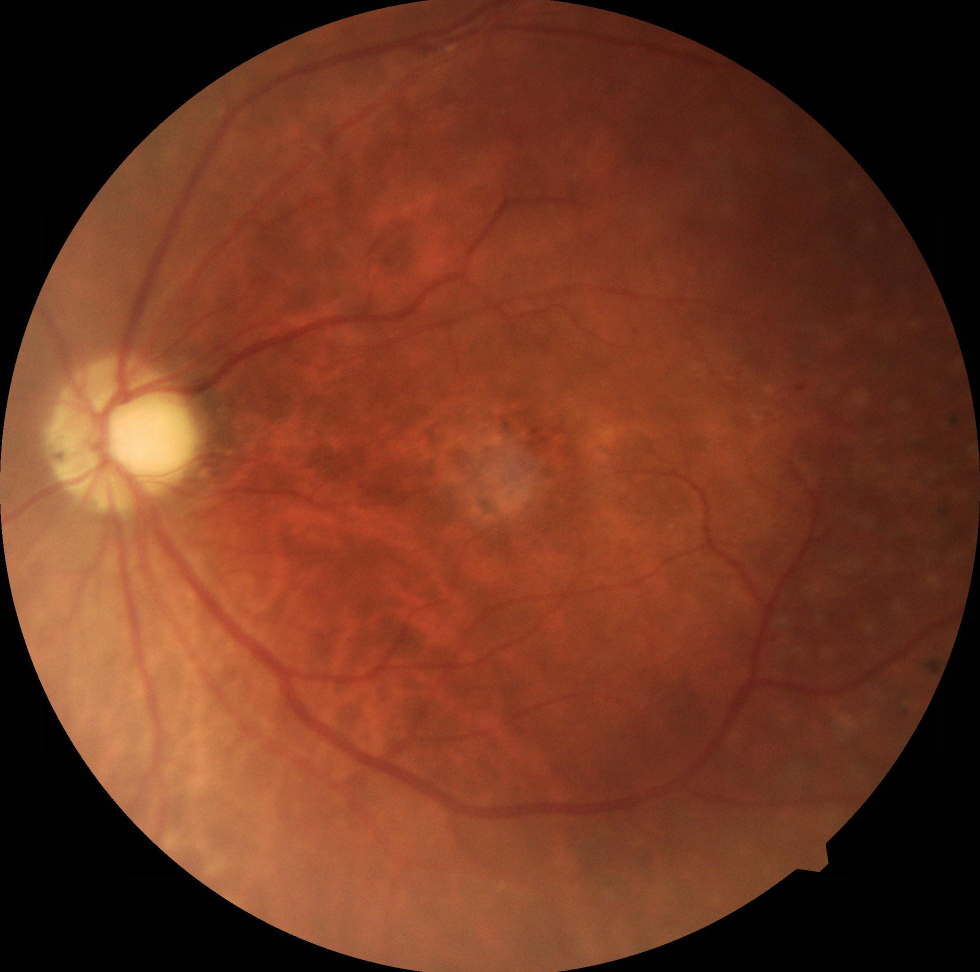
#> input picture assets/example_fundus.jpg, 1960 x 1944 px (shown at 1/2 size)
$ python biomarkers.py --image ../assets/example_fundus.jpg
#> lines starting #> are read from the running program, lines starting #| are printed output that depends on the picture; after the words box and inside, x2 and y2 are one past the last pixel; in counts of white or black regions, pixels touching at a corner belong together
# -*- coding: utf-8 -*-
"""
Interpretable retinal imaging biomarkers of anti-VEGF intolerance.

Computes, from a single color fundus photograph:
  - vascular density        : fraction of FOV occupied by the vessel mask
  - vascular skeleton length: normalized length of the vessel skeleton
  - vascular fractal dimension : box-counting fractal dimension of the vessels

Vessels are enhanced with CLAHE + morphological black-hat on the green channel.
PIL is used to read images (supports non-ASCII paths).
"""
import argparse
import numpy as np
import cv2
from PIL import Image
from skimage.morphology import skeletonize


def _fov_mask(gray):
    _, m = cv2.threshold(gray, 12, 255, cv2.THRESH_BINARY)
    return m > 0


def _vessel_mask(img_bgr, mask):
    g = img_bgr[:, :, 1]
    clahe = cv2.createCLAHE(clipLimit=2.0, tileGridSize=(8, 8))
    ge = clahe.apply(g)
    kernel = cv2.getStructuringElement(cv2.MORPH_ELLIPSE, (15, 15))
    bh = cv2.morphologyEx(ge, cv2.MORPH_BLACKHAT, kernel)
    _, vessel = cv2.threshold(bh, 15, 255, cv2.THRESH_BINARY)
    return (vessel > 0) & mask


def fractal_dimension(binary):
    """Box-counting fractal dimension of a binary structure.

    D = -slope of log N(eps) vs log eps, where N(eps) is the number of boxes of
    side eps that intersect the structure.
    """
    Z = binary > 0
    if Z.sum() == 0:
        return 0.0

    def boxcount(Z, k):
        S = np.add.reduceat(
            np.add.reduceat(Z, np.arange(0, Z.shape[0], k), axis=0),
            np.arange(0, Z.shape[1], k), axis=1)
        return len(np.where((S > 0) & (S < k * k))[0])

    sizes = 2 ** np.arange(1, 7)
    counts = [max(boxcount(Z, int(s)), 1) for s in sizes]
    coeffs = np.polyfit(np.log(sizes), np.log(counts), 1)
    return float(-coeffs[0])


def compute_biomarkers(image_path: str, size: int = 512) -> dict:
#> called with image_path = '../assets/example_fundus.jpg', size = 512
    pil = Image.open(image_path).convert("RGB")
#> pil is the input picture: PIL image 1960x1944 RGB; mean R, G, B 110.8, 54.3, 32.9
    img = cv2.cvtColor(np.array(pil), cv2.COLOR_RGB2BGR)
    img = cv2.resize(img, (size, size))
#> img: shape (512, 512, 3)
    gray = cv2.cvtColor(img, cv2.COLOR_BGR2GRAY)
    mask = _fov_mask(gray)
#> in _fov_mask, `_, m = cv2.threshold(gray, 12, 255, cv2.THRESH_BINARY)`:
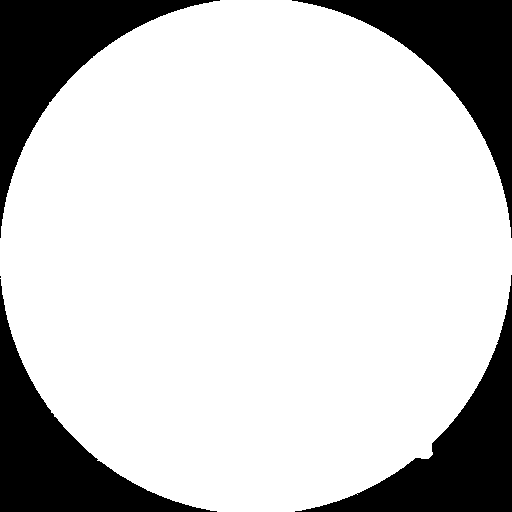
#> m: shape (512, 512); 79.3% white; 5 black regions (1 under 20 px), largest, box (x1, y1, x2, y2) and area: (292, 0, 512, 238) 13699, (0, 0, 220, 238) 13675, (0, 279, 217, 512) 13553, (295, 275, 512, 512) 13457
    area = max(int(mask.sum()), 1)
#> area = 207758

    vessel = _vessel_mask(img, mask)
#> in _vessel_mask, `g = img_bgr[:, :, 1]`:
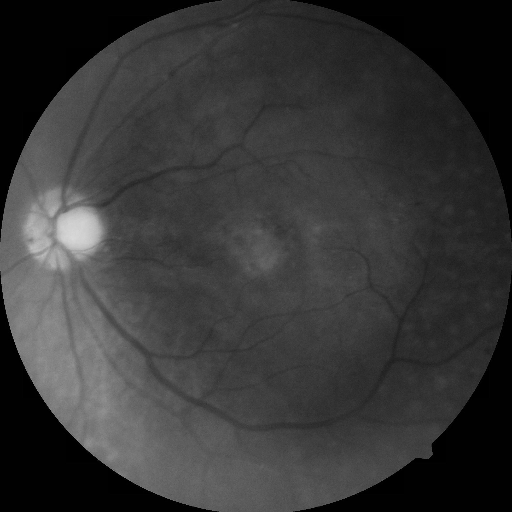
#> g: shape (512, 512); min 0, max 217, mean 54.3
#> in _vessel_mask, `ge = clahe.apply(g)`:
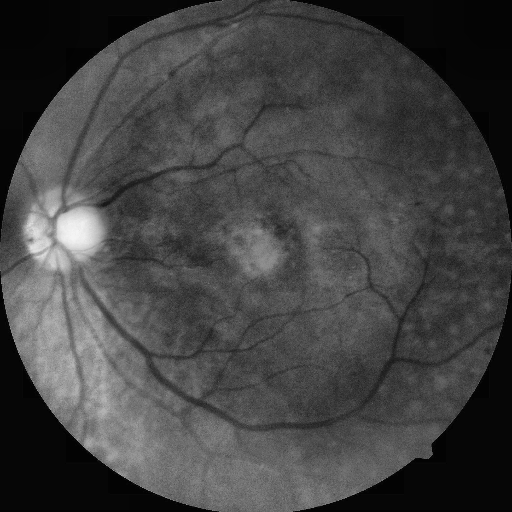
#> ge: shape (512, 512); min 2, max 245, mean 67
#> in _vessel_mask, `bh = cv2.morphologyEx(ge, cv2.MORPH_BLACKHAT, kernel)`:
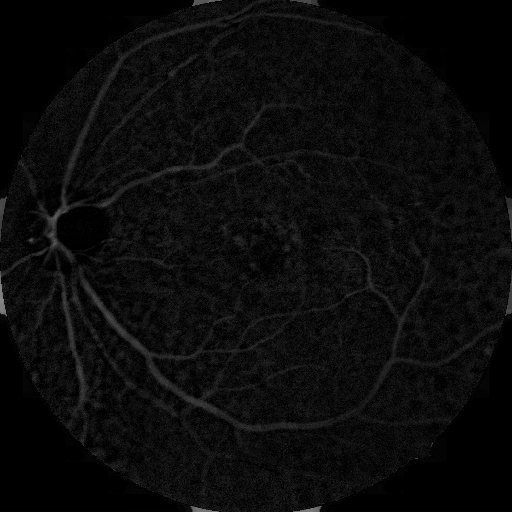
#> bh: shape (512, 512); min 0, max 134, mean 11.2
#> in _vessel_mask, `_, vessel = cv2.threshold(bh, 15, 255, cv2.THRESH_BINARY)`: vessel: shape (512, 512); 29.9% white in thin lines or dots
#> in _vessel_mask, `return (vessel > 0) & mask`:
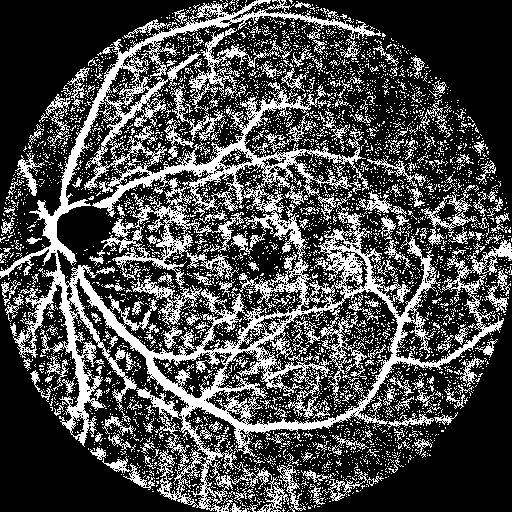
#> returned value: shape (512, 512) bool; 29.6% white in thin lines or dots
    density = float(vessel.sum() / area)
#> density = 0.373
    skeleton_len = float(skeletonize(vessel).sum() / area)
#> skeleton_len = 0.228
    fd = fractal_dimension(vessel)
#> call 3 of boxcount, with k = 8
#> in boxcount (call 3), `S = np.add.reduceat( np.add.reduceat(Z, np.arange(0, Z.shape[0], k), a..`:
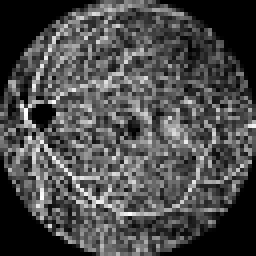
#> S: shape (64, 64) int64 (shown 4 times larger); min 0, max 64, mean 18.9; drawn with min black and max white
#> call 4 of boxcount, with k = 16
#> in boxcount (call 4), `S = np.add.reduceat( np.add.reduceat(Z, np.arange(0, Z.shape[0], k), a..`:
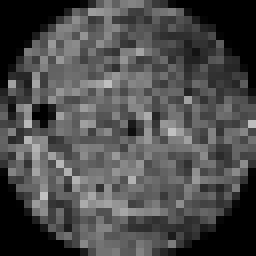
#> S: shape (32, 32) int64 (shown 8 times larger); min 0, max 193, mean 75.7
#> in fractal_dimension, `counts = [max(boxcount(Z, int(s)), 1) for s in sizes]`: counts = [29660, 11860, 3289, 852, 224, 60]
#> in fractal_dimension, `coeffs = np.polyfit(np.log(sizes), np.log(counts), 1)`: coeffs = [-1.82, 11.77]
#> fd = 1.82
    return {
        "vascular_density": round(density, 4),
        "vascular_skeleton_length": round(skeleton_len, 4),
        "vascular_fractal_dimension": round(fd, 4),
    }


if __name__ == "__main__":
    ap = argparse.ArgumentParser(description="Compute retinal vascular biomarkers.")
    ap.add_argument("--image", required=True)
    args = ap.parse_args()
    for k, v in compute_biomarkers(args.image).items():
        print(f"{k}: {v}")
